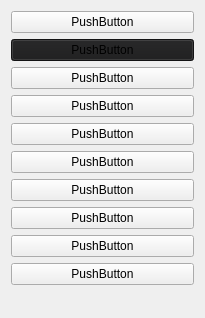
             <widget class="QWidget" name="scrollAreaWidgetContents">
              <property name="geometry">
               <rect>
                <x>0</x>
                <y>0</y>
                <width>205</width>
                <height>318</height>
               </rect>
              </property>
              <layout class="QVBoxLayout" name="verticalLayout">
               <item>
                <widget class="QPushButton" name="pushButton_6">
                 <property name="text">
                  <string>PushButton</string>
                 </property>
                </widget>
               </item>
               <item>
                <widget class="QPushButton" name="pushButton_7">
                 <property name="palette">
                  <palette>
                   <active>
                    <colorrole role="Button">
                     <brush brushstyle="SolidPattern">
                      <color alpha="255">
                       <red>27</red>
                       <green>27</green>
                       <blue>28</blue>
                      </color>
                     </brush>
                    </colorrole>
                    <colorrole role="Base">
                     <brush brushstyle="SolidPattern">
                      <color alpha="255">
                       <red>27</red>
                       <green>27</green>
                       <blue>28</blue>
                      </color>
                     </brush>
                    </colorrole>
                    <colorrole role="Window">
                     <brush brushstyle="SolidPattern">
                      <color alpha="255">
                       <red>27</red>
                       <green>27</green>
                       <blue>28</blue>
                      </color>
                     </brush>
                    </colorrole>
                    <colorrole role="Highlight">
                     <brush brushstyle="SolidPattern">
                      <color alpha="255">
                       <red>39</red>
                       <green>191</green>
                       <blue>115</blue>
                      </color>
                     </brush>
                    </colorrole>
                   </active>
                   <inactive>
                    <colorrole role="Button">
                     <brush brushstyle="SolidPattern">
                      <color alpha="255">
                       <red>27</red>
                       <green>27</green>
                       <blue>28</blue>
                      </color>
                     </brush>
                    </colorrole>
                    <colorrole role="Base">
                     <brush brushstyle="SolidPattern">
                      <color alpha="255">
                       <red>27</red>
                       <green>27</green>
                       <blue>28</blue>
                      </color>
                     </brush>
                    </colorrole>
                    <colorrole role="Window">
                     <brush brushstyle="SolidPattern">
                      <color alpha="255">
                       <red>27</red>
                       <green>27</green>
                       <blue>28</blue>
                      </color>
                     </brush>
                    </colorrole>
                    <colorrole role="Highlight">
                     <brush brushstyle="SolidPattern">
                      <color alpha="255">
                       <red>39</red>
                       <green>191</green>
                       <blue>115</blue>
                      </color>
                     </brush>
                    </colorrole>
                   </inactive>
                   <disabled>
                    <colorrole role="Button">
                     <brush brushstyle="SolidPattern">
                      <color alpha="255">
                       <red>27</red>
                       <green>27</green>
                       <blue>28</blue>
                      </color>
                     </brush>
                    </colorrole>
                    <colorrole role="Base">
                     <brush brushstyle="SolidPattern">
                      <color alpha="255">
                       <red>27</red>
                       <green>27</green>
                       <blue>28</blue>
                      </color>
                     </brush>
                    </colorrole>
                    <colorrole role="Window">
                     <brush brushstyle="SolidPattern">
                      <color alpha="255">
                       <red>27</red>
                       <green>27</green>
                       <blue>28</blue>
                      </color>
                     </brush>
                    </colorrole>
                    <colorrole role="Highlight">
                     <brush brushstyle="SolidPattern">
                      <color alpha="255">
                       <red>39</red>
                       <green>191</green>
                       <blue>115</blue>
                      </color>
                     </brush>
                    </colorrole>
                   </disabled>
                  </palette>
                 </property>
                 <property name="text">
                  <string>PushButton</string>
                 </property>
                </widget>
               </item>
               <item>
                <widget class="QPushButton" name="pushButton_8">
                 <property name="text">
                  <string>PushButton</string>
                 </property>
                </widget>
               </item>
               <item>
                <widget class="QPushButton" name="pushButton_9">
                 <property name="text">
                  <string>PushButton</string>
                 </property>
                </widget>
               </item>
               <item>
                <widget class="QPushButton" name="pushButton_5">
                 <property name="text">
                  <string>PushButton</string>
                 </property>
                </widget>
               </item>
               <item>
                <widget class="QPushButton" name="pushButton_11">
                 <property name="text">
                  <string>PushButton</string>
                 </property>
                </widget>
               </item>
               <item>
                <widget class="QPushButton" name="pushButton_12">
                 <property name="text">
                  <string>PushButton</string>
                 </property>
                </widget>
               </item>
               <item>
                <widget class="QPushButton" name="pushButton_14">
                 <property name="text">
                  <string>PushButton</string>
                 </property>
                </widget>
               </item>
               <item>
                <widget class="QPushButton" name="pushButton_13">
                 <property name="text">
                  <string>PushButton</string>
                 </property>
                </widget>
               </item>
               <item>
                <widget class="QPushButton" name="pushButton_10">
                 <property name="text">
                  <string>PushButton</string>
                 </property>
                </widget>
               </item>
               <item>
                <spacer name="verticalSpacer_2">
                 <property name="orientation">
                  <enum>Qt::Orientation::Vertical</enum>
                 </property>
                 <property name="sizeHint" stdset="0">
                  <size>
                   <width>20</width>
                   <height>40</height>
                  </size>
                 </property>
                </spacer>
               </item>
              </layout>
             </widget>
